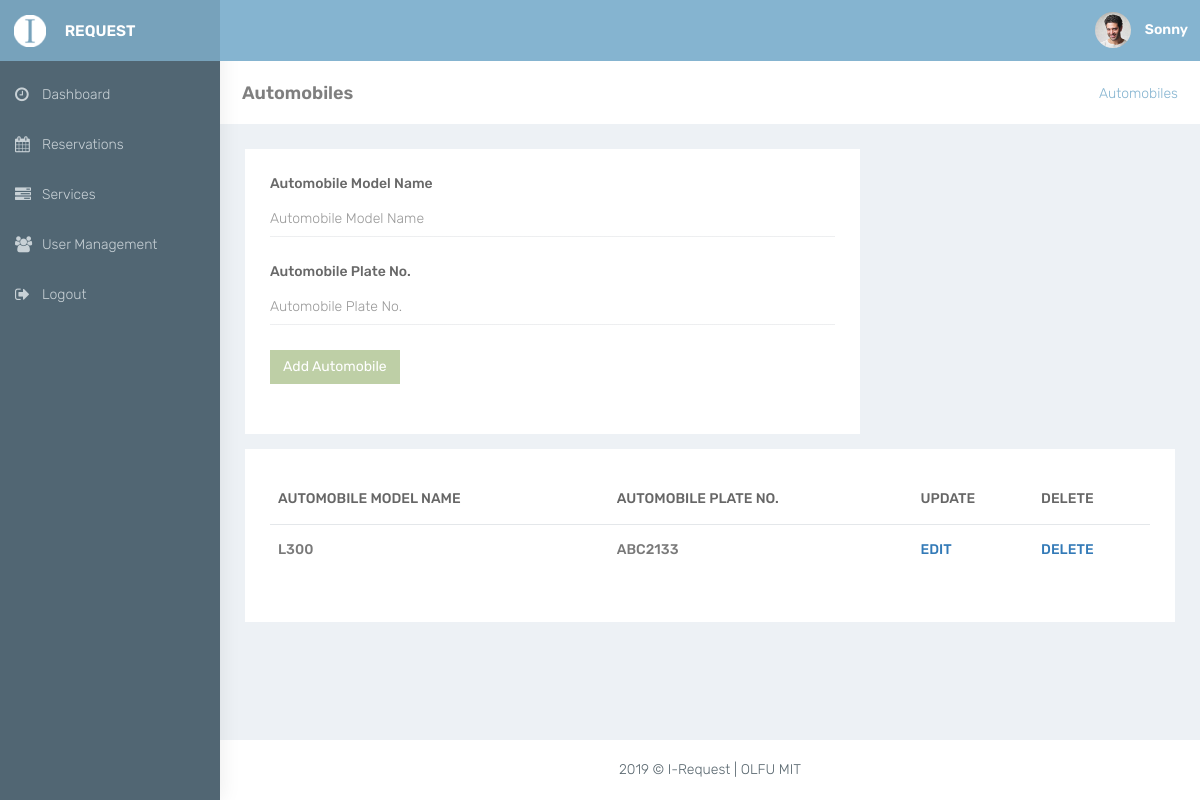
Page /automobiles.php (signed in) on the committed database.
### tables this page shows
CREATE TABLE `users_tb` (
  `user_id` int(10) NOT NULL,
  `first_name` varchar(300) NOT NULL,
  `middle_name` varchar(300) NOT NULL,
  `last_name` varchar(300) NOT NULL,
  `name_extension` varchar(300) NOT NULL,
  `mobile_number` varchar(300) NOT NULL,
  `address` varchar(300) NOT NULL,
  `username` varchar(300) NOT NULL,
  `password` varchar(300) NOT NULL,
  `department_id` int(10) NOT NULL,
  `role_type` varchar(300) DEFAULT NULL,
  `user_status` varchar(300) NOT NULL
);

CREATE TABLE `inventory_items_tb` (
  `inventory_item_id` int(10) NOT NULL,
  `item_name` varchar(500) NOT NULL,
  `item_description` varchar(1000) NOT NULL,
  `inventory_cat_id` int(10) NOT NULL
);

### controllers/users_functions.php (called while the page is built, shortened)
<?php
if(!function_exists('getUserDetailsByUsername')){
    function getUserDetailsByUsername($conn, $username){
        $users_details = array();
        $query = mysqli_query($conn, "SELECT * from users_tb where username = '$username'");
        while($row = mysqli_fetch_array($query)){
            array_push($users_details, $row['first_name'], $row['middle_name'], $row['last_name'], $row['name_extension'], $row['mobile_number'], $row['address'], $row['username'], $row['password'], $row['department_id'], $row['role_type'], $row['user_status'], $row['user_id']);
        }
        return $users_details;
    }
}
                    ?>

### controllers/inventory_functions.php (the view, shortened to what this page needs)
               <?php
if(!function_exists('getAutomobileData')){
    function getAutomobileData($conn){
        $query = mysqli_query($conn, "SELECT * from inventory_items_tb where inventory_cat_id = '2'");
        if(mysqli_num_rows($query) > 0){
            while($row = mysqli_fetch_array($query)){
                ?>
                <tr>
                   <td class="txt-oflo"><?php echo $row['item_name'] ?></td>
                   <td class="txt-oflo"><?php echo $row['item_description'] ?></td>
                   <td class="txt-oflo"><a href="edit_automobiles.php<?php echo '?id='.$row['inventory_item_id']; ?>">Edit</a></td>
                   <td class="txt-oflo"><a href="delete_automobiles.php<?php echo '?id='.$row['inventory_item_id']; ?>">Delete</a></td>
               </tr>
               <?php
            }
        }else{
            echo "No Automobile Found";
        }
    }
}
        ?>

### controllers/include_partial_functions.php (shortened to what this page needs)
<?php
if(!function_exists('get_FooterBlade')){
    function get_FooterBlade(){
        ?>
        <footer class="footer text-center"> 2019 &copy; I-Request | OLFU MIT </footer>
        <?php
    }
}
if(!function_exists('getHeaderUserName')) {
    function getHeaderUserName() {
        include "database/config.php";
        include "users_functions.php";
        $username = $_SESSION['user'];
        if($username == 'iRequest') {
        ?>
            <a class="profile-pic" href="edit_user.php">
                <img src="resources/images/avatar.jpg" alt="avatar" width="36" class="img-circle">
                <b class="hidden-xs">Administrator</b>
            </a>
        <?php
        }else{
            $firstname = getUserDetailsByUsername($conn, $username)[0];
        ?>
            <a class="profile-pic" href="edit_user.php<?php echo '?id='.getUserDetailsByUsername($conn, $username)[11]; ?>">
                <img src="resources/images/avatar.jpg" alt="avatar" width="36" class="img-circle">
                <b class="hidden-xs"><?php echo $firstname ?></b>
            </a>
        <?php
        }
    }
}
        ?>
        <?php
if(!function_exists('get_headBlade')){
    function get_headBlade(){
        ?>
            <link rel="stylesheet" href="resources/bootstrap/dist/css/bootstrap.min.css" >
            <link rel="stylesheet" href="resources/plugins/bower_components/sidebar-nav/dist/sidebar-nav.min.css" >
            <link rel="stylesheet" href="resources/plugins/bower_components/toast-master/css/jquery.toast.css" >
            <link rel="stylesheet" href="resources/plugins/bower_components/morrisjs/morris.css" >
            <link rel="stylesheet" href="resources/css/animate.css" >
            <link rel="stylesheet" href="resources/css/style.css" >
            <link rel="stylesheet" href="resources/plugins/datatable.css" >
            <link rel="stylesheet" id="theme" href="resources/css/colors/blue-dark.css" >
        <?php
    }
}
        ?>
        <?php
if(!function_exists('get_NavBlade')){
    function get_NavBlade(){
        if(isset($_SESSION['role_type'])) {
            if($_SESSION['role_type'] == "Admin"){
                ?>
                <div class="navbar-default sidebar" role="navigation">
                    <div class="sidebar-nav navbar-collapse slimscrollsidebar">
                        <ul class="nav" id="side-menu">
                            <li style="padding: 10px 0 0;">
                                <a href="dashboard_admin.php" class="waves-effect"><i class="fa fa-dashboard fa-fw" aria-hidden="true"></i><span class="hide-menu">Dashboard</span></a>
                            </li>
                            <li>
                                <a href="reservations_admin.php" class="waves-effect"><i class="fa fa-calendar fa-fw" aria-hidden="true"></i><span class="hide-menu">Reservations</span></a>
                            </li>
                            <li>
                                <a href="services_admin.php" class="waves-effect"><i class="fa fa-tasks fa-fw" aria-hidden="true"></i><span class="hide-menu">Services</span></a>
                            </li>
                            <li>
                                <a href="facilities.php" class="waves-effect"><i class="fa fa-building fa-fw" aria-hidden="true"></i><span class="hide-menu">Facilities</span></a>
                            </li>
                            <li>
                                <a href="automobiles.php" class="waves-effect"><i class="fa fa-car fa-fw" aria-hidden="true"></i><span class="hide-menu">Automobiles</span></a>
                            </li>
                            <li>
                                <a href="department.php" class="waves-effect"><i class="fa fa-table fa-fw" aria-hidden="true"></i><span class="hide-menu">Departments</span></a>
                            </li>
                            <li>
                                <a href="user_management.php" class="waves-effect"><i class="fa fa-users fa-fw" aria-hidden="true"></i><span class="hide-menu">User Management</span></a>
                            </li>
                            <li>
                                <a href="logout_action.php" class="waves-effect"><i class="fa fa-sign-out fa-fw" aria-hidden="true"></i><span class="hide-menu">Logout</span></a>
                            </li>
                        </ul>
                    </div>
                </div>
                <?php
            }elseif($_SESSION['role_type'] == "Department Head"){
                ?>
                    <div class="navbar-default sidebar" role="navigation">
                        <div class="sidebar-nav navbar-collapse slimscrollsidebar">
                            <ul class="nav" id="side-menu">
                                <li style="padding: 10px 0 0;">
                                    <a href="dashboard_department_head.php" class="waves-effect"><i class="fa fa-clock-o fa-fw" aria-hidden="true"></i><span class="hide-menu">Dashboard</span></a>
                                </li>
                                <li>
                                    <a href="schedules_dept_head.php" class="waves-effect"><i class="fa fa-calendar fa-fw" aria-hidden="true"></i><span class="hide-menu">Reservations</span></a>
                                </li>
                                <li>
                                    <a href="services_user.php" class="waves-effect"><i class="fa fa-tasks fa-fw" aria-hidden="true"></i><span class="hide-menu">Services</span></a>
                                </li>
                                <li>
                                    <a href="user_management.php" class="waves-effect"><i class="fa fa-users fa-fw" aria-hidden="true"></i><span class="hide-menu">User Management</span></a>
                                </li>
                                <li>
                                    <a href="logout_action.php" class="waves-effect"><i class="fa fa-sign-out fa-fw" aria-hidden="true"></i><span class="hide-menu">Logout</span></a>
                                </li>
                            </ul>
                        </div>
                    </div>
                <?php
            }
        }
    }
}
                ?>

### resources/css/colors/blue-dark.css (style rules this page uses)
body { background:#516673 }
.navbar-top-links>li>a { color:#ffffff }
.sidebar { background:#516673;box-shadow:1px 0 20px rgba(0,0,0,0.08) }
#side-menu li a { color:#c8d1d6 }
#side-menu li a { color:#c8d1d6;border-left:0 solid #516673 }

### rows in the picture
users_tb: first_name "Sonny"
inventory_items_tb: item_name "L300", item_description "ABC2133"
